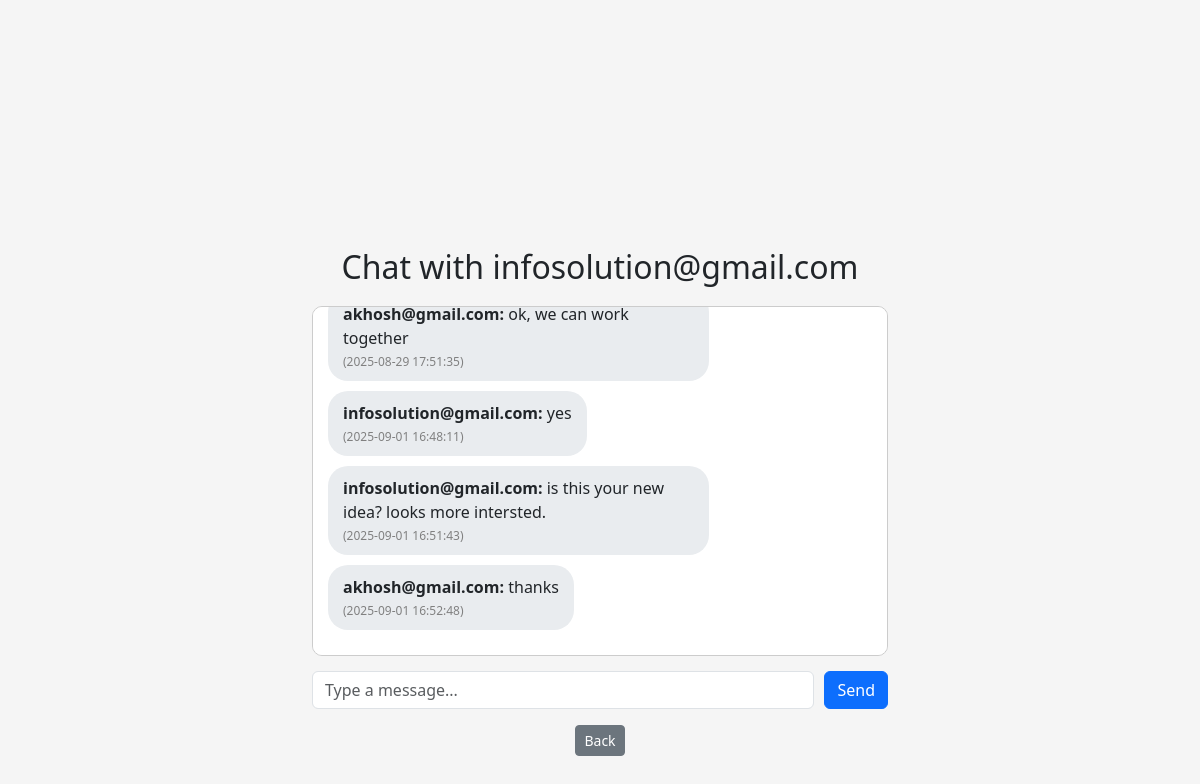
The page /chat/2 (signed in) on the database as committed earlier.
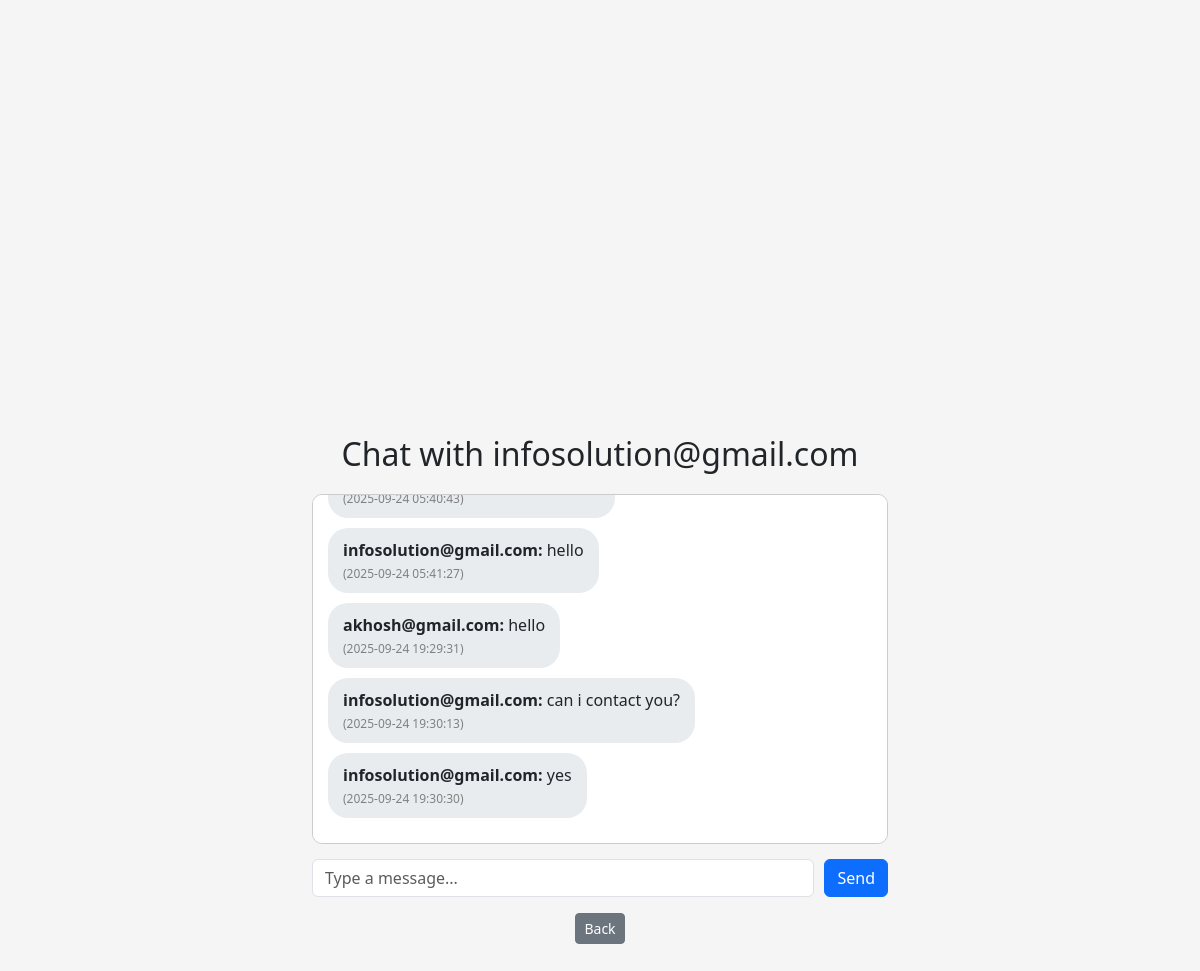
The same page on the database as committed later.
### app.py (models this page shows)
class ChatMessage(db.Model):
    id = db.Column(db.Integer, primary_key=True)
    sender_id = db.Column(db.Integer, db.ForeignKey('user.id'), nullable=False)
    receiver_id = db.Column(db.Integer, db.ForeignKey('user.id'), nullable=False)
    message = db.Column(db.Text, nullable=False)
    timestamp = db.Column(db.DateTime, default=db.func.current_timestamp())
    sender = db.relationship('User', foreign_keys=[sender_id], backref='sent_messages')
    receiver = db.relationship('User', foreign_keys=[receiver_id], backref='received_messages')

class User(db.Model):
    id = db.Column(db.Integer, primary_key=True)
    username = db.Column(db.String(100), unique=True, nullable=False)
    password = db.Column(db.String(200), nullable=False)
    role = db.Column(db.String(50), nullable=False)
    bio = db.Column(db.Text, default='')
    profile_pic = db.Column(db.String(200), default='')
    ideas = db.relationship('Idea', backref='creator', lazy=True)

### app.py (the view, shortened to what this page needs)
@app.route('/chat/<int:user_id>', methods=['GET', 'POST'])
def chat(user_id):
    if 'user_id' not in session:
        return redirect(url_for('login'))
    current_user_id = session['user_id']
    other_user = User.query.get_or_404(user_id)
    messages = ChatMessage.query.filter(
        ((ChatMessage.sender_id == current_user_id) & (ChatMessage.receiver_id == other_user.id)) |
        ((ChatMessage.sender_id == other_user.id) & (ChatMessage.receiver_id == current_user_id))
    ).order_by(ChatMessage.timestamp.asc()).all()
    return render_template('chat.html', messages=messages, other_user=other_user)

### templates/chat.html (shortened to what this page needs)
<!DOCTYPE html>
<html lang="en">
<head>
  <link href="https://cdn.jsdelivr.net/npm/bootstrap@5.3.3/dist/css/bootstrap.min.css" rel="stylesheet">
</head>
<body class="d-flex justify-content-center align-items-center vh-100">
  <div class="container" style="max-width:600px;">
    <h2>Chat with {{ other_user.username }}</h2>
    <div id="chat-box" class="d-flex flex-column">
      {% for msg in messages %}
        <div class="message {% if msg.sender.username == session['username'] %}sent{% else %}received{% endif %}">
          <b>{{ msg.sender.username }}:</b> {{ msg.message }}
          <span class="timestamp">({{ msg.timestamp }})</span>
        </div>
      {% endfor %}
    </div>
    <form method="POST">
      <input type="text" name="message" class="form-control" placeholder="Type a message..." required>
      <button type="submit" class="btn btn-primary">Send</button>
    </form>
    <div class="text-center mt-3">
      <a href="{{ url_for(session['role'] + '_dashboard') }}" class="btn btn-secondary btn-sm">Back</a>
    </div>
  </div>
</body>
</html>

Rows that differ between the two databases and show on the page:
no longer on this page (row unchanged): ChatMessage: sender.username "akhosh@gmail.com", message "ok, we can work together", timestamp "2025-08-29 17:51:35"
no longer on this page (row unchanged): ChatMessage: sender.username "infosolution@gmail.com", message "yes", timestamp "2025-09-01 16:48:11"
no longer on this page (row unchanged): ChatMessage: sender.username "infosolution@gmail.com", message "is this your new idea? looks more intersted.", timestamp "2025-09-01 16:51:43"
no longer on this page (row unchanged): ChatMessage: sender.username "akhosh@gmail.com", message "thanks", timestamp "2025-09-01 16:52:48"
added ChatMessage: timestamp "2025-09-24 05:40:43"
added ChatMessage: sender.username "infosolution@gmail.com", message "hello", timestamp "2025-09-24 05:41:27"
added ChatMessage: sender.username "akhosh@gmail.com", message "hello", timestamp "2025-09-24 19:29:31"
added ChatMessage: sender.username "infosolution@gmail.com", message "can i contact you?", timestamp "2025-09-24 19:30:13"
added ChatMessage: sender.username "infosolution@gmail.com", message "yes", timestamp "2025-09-24 19:30:30"
